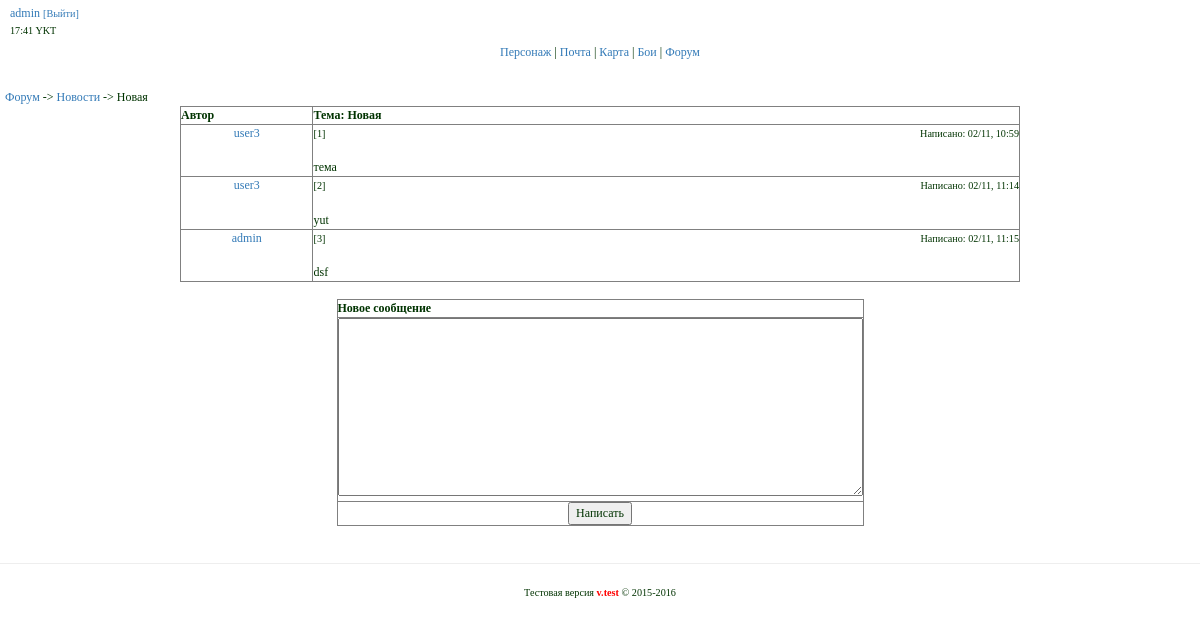
Page /forum/message?fid=1&tid=123 (signed in) on the earlier database version.
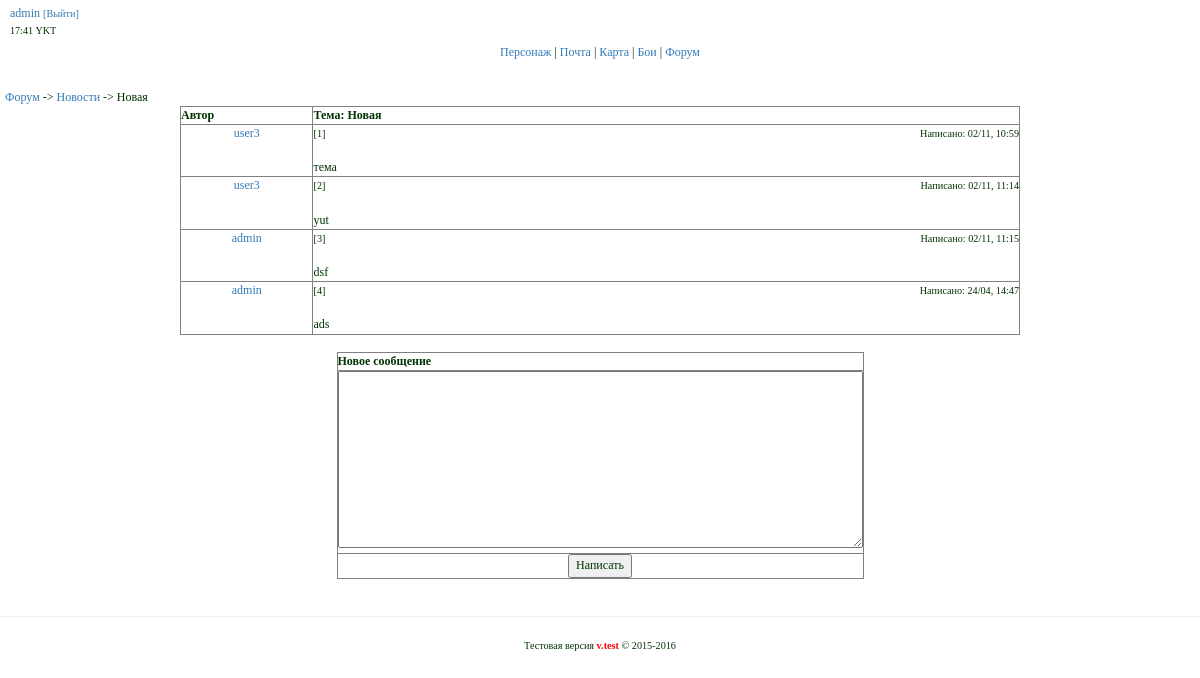
Same page on the later database version.
### tables this page shows
CREATE TABLE IF NOT EXISTS `threads` (
  `id` int(11) NOT NULL AUTO_INCREMENT,
  `mid` int(11) NOT NULL,
  `fid` int(11) NOT NULL,
  `type` enum('topic','reply','','') NOT NULL,
  `title` varchar(256) NOT NULL,
  `text` text NOT NULL,
  `user` varchar(256) NOT NULL,
  `user_id` int(11) NOT NULL,
  `date` text NOT NULL,
  PRIMARY KEY (`id`)
);

### app/core/viewClass.php (called while the page is built)
<?php
class View {
    public function render($title,$content,$template,$data=null,$data2=null,$data3=null) {
        include 'app/views/'.$template;
    }
}

### app/start.php (called while the page is built, shortened)
<?php
require_once 'core/viewClass.php';
require_once 'core/modelClass.php';
Router::run();

### index.php (called while the page is built, shortened)
<?php
require_once 'app/start.php';

### app/core/modelClass.php (called while the page is built, shortened)
<?php
class Model {
    public $mysqli;
    public function __construct() {
        $this->mysqli = new mysqli(Config::DBHOST,Config::DBUSER,Config::DBPASS,Config::DBNAME);
        $this->mysqli->query("SET NAMES 'utf8'");
    }
    public function query($query) {
        return $this->mysqli->query($query);
    }
    public function select($query) {
        $res = $this->query($query);
        $ret = [];
        while($row = mysqli_fetch_assoc($res)) {
            $ret[] = $row;
        }
        return $ret;
    }
}

### app/models/modelForum.php (called while the page is built, shortened)
<?php
class ModelForum extends Model {
    public function getThreadByID($fid,$tid) {
        $sql = "SELECT * FROM `threads` WHERE `id` = '$tid' OR `mid` = '$tid'";
		return $this->select($sql);
    }
	public function getForumByID($id) {
        return $this->select("SELECT * FROM `section` WHERE `id` = '$id'");
    }
}

### app/views/forum/messageId.php (the view, shortened to what this page needs)
<div class="nav">
    <a href="/forum/">Форум</a> ->
	<a href="/forum/section?id=<?=$data2[0]['id']?>"><?=$data2[0]['title']?></a> ->
	<?=$data[0]['title']?>
</div>
<table border="1" width="70%" align="center">
    <tr align="left">
        <th width="15%">Автор</th>
        <th width="80%">Тема: <?=$data[0]['title']?></th>
    </tr>
    <?php $n = 0 ;?>
    <?php foreach($data as $message): ;?>
        <?php $n++ ;?>
        <tr>
            <td valign="top" align="center">
                <p>
                    <a href="/user/info?id=<?=$message['user_id']?>"><?=$message['user']?></a>
                </p>
            </td>
            <td>
                <table width="100%">
                    <tr>
                        <td align="left"><small>[<?=$n?>]</small></td>
                        <td align="right"><small>Написано: <?=$message['date']?></small></td>
                    </tr>
                </table>
                <br>
                <?=nl2br(htmlentities($message['text']))?>
            </td>
        </tr>
    <?php endforeach ;?>
</table>
<br>
<?php
if(isset($_COOKIE['login'])){
    ?>
    <form action="/forum/postMessage/" method="post" name="mess">
        <table border="1" width="30%" align="center" >
            <tr>
                <th align="center">Новое сообщение</th>
            </tr>
            <tr>
                <td align="center"><textarea name="text" cols="72" rows="10" required></textarea></td>
            </tr>
            <tr>
                <td align="center"><input type="submit" value="Написать"></td>
            </tr>
        </table>
    </form>
<?php
}
?>

Differences in the rows shown:
added threads: user "admin", date "24/04, 14:47", text "ads"
